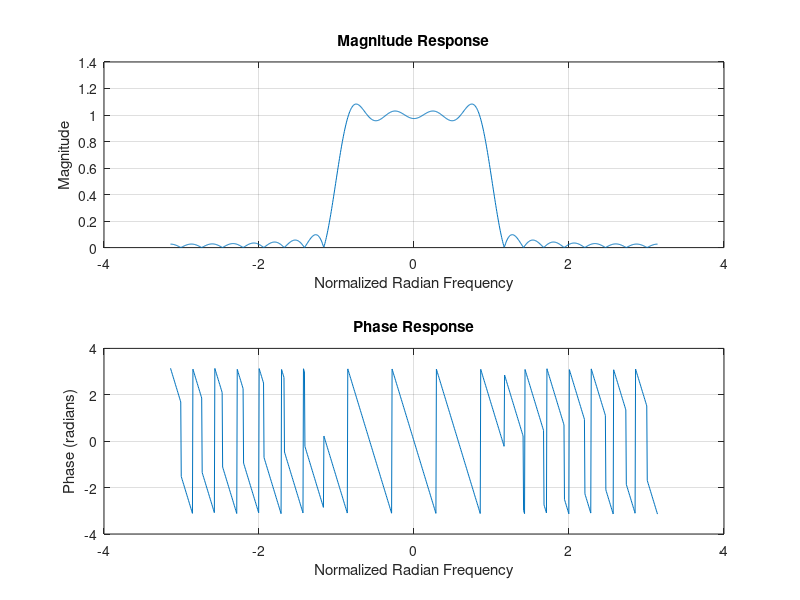

MATLAB code for this plot:
M = 22; % Filter Order is even
nn = 0:M; % "n index" vector
nsh = nn - M/2; % Center main lobe in h[n]
wb = 0.32 * pi; % Bandwidth parameter of sinc
bb = sin(wb * nsh) ./ (pi * nsh); % Filter Coefficients
bb(nsh == 0) = wb / pi; % Fix divide-by-zero
ww = -pi:(pi/500):pi; % Frequency vector
H = freqz(bb, 1, ww); % Frequency response

% Plotting the magnitude and phase
subplot(2,1,1);
plot(ww, abs(H)), grid on;
title('Magnitude Response');
xlabel('Normalized Radian Frequency');
ylabel('Magnitude');

subplot(2,1,2);
plot(ww, angle(H)), grid on;
title('Phase Response');
xlabel('Normalized Radian Frequency');
ylabel('Phase (radians)');
